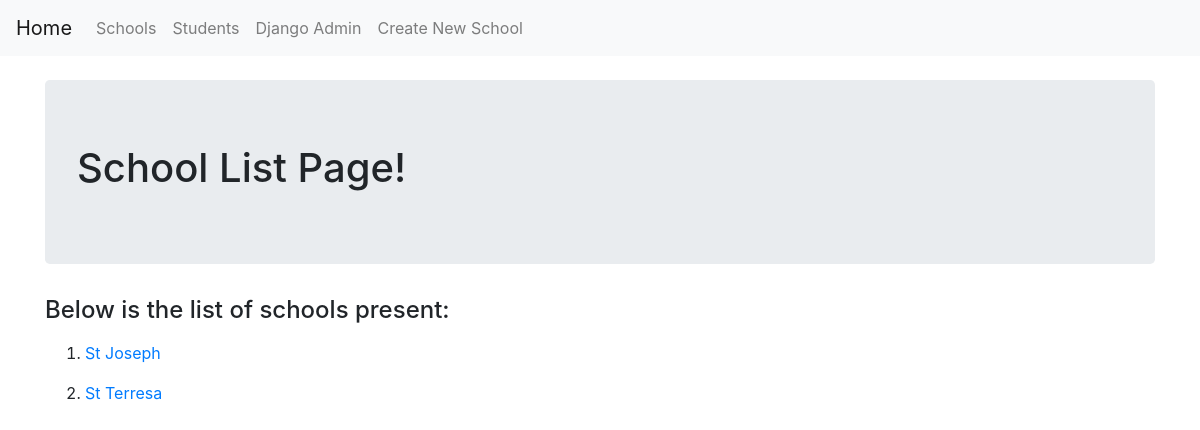
The page /list/ on the database as committed earlier.
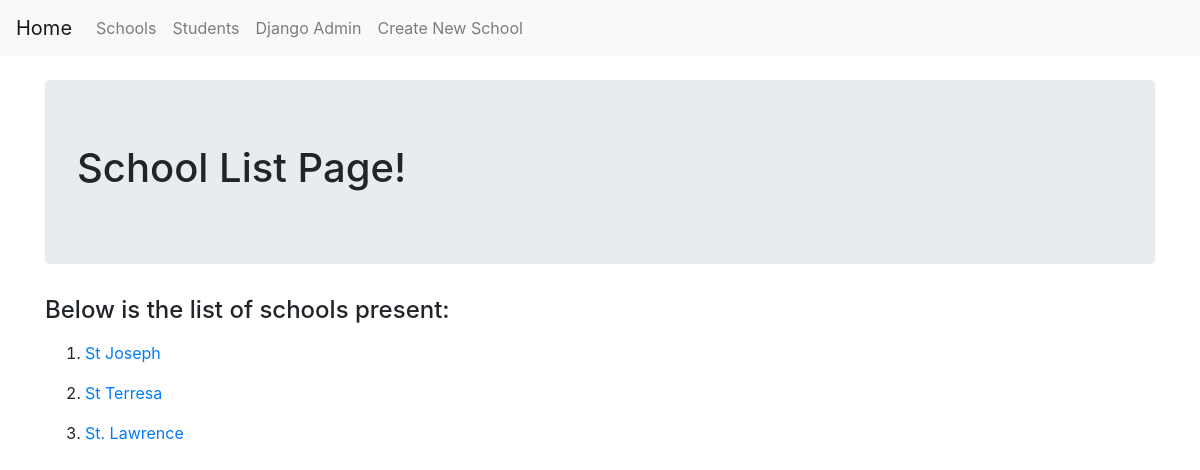
The same page on the database as committed later.
### basic_app/models.py (models this page shows, shortened)
class School(models.Model):
    name = models.CharField(max_length=256)
    principal = models.CharField(max_length=256)
    location = models.CharField(max_length=256)

### basic_app/views.py (the view)
# urls.py: path('list/', views.SchoolListView.as_view(), name='schoollist'),
class SchoolListView(ListView):
    model = models.School

### basic_app/templates/basic_app/school_list.html
{% extends 'basic_app/base.html' %}
{% block body_block %}
  <div class="jumbotron">
    <h1>School List Page!</h1>
  </div>
  <h4>Below is the list of schools present:</h4>
  <ol>
    {% for school in school_list %}
      <p><li><a href="{% url 'schooldetail' school.id %}">{{school.name}}</a></li></p>
    {% endfor %}
  </ol>
{% endblock %}

Rows that differ between the two databases and show on the page:
added School: name "St. Lawrence"
